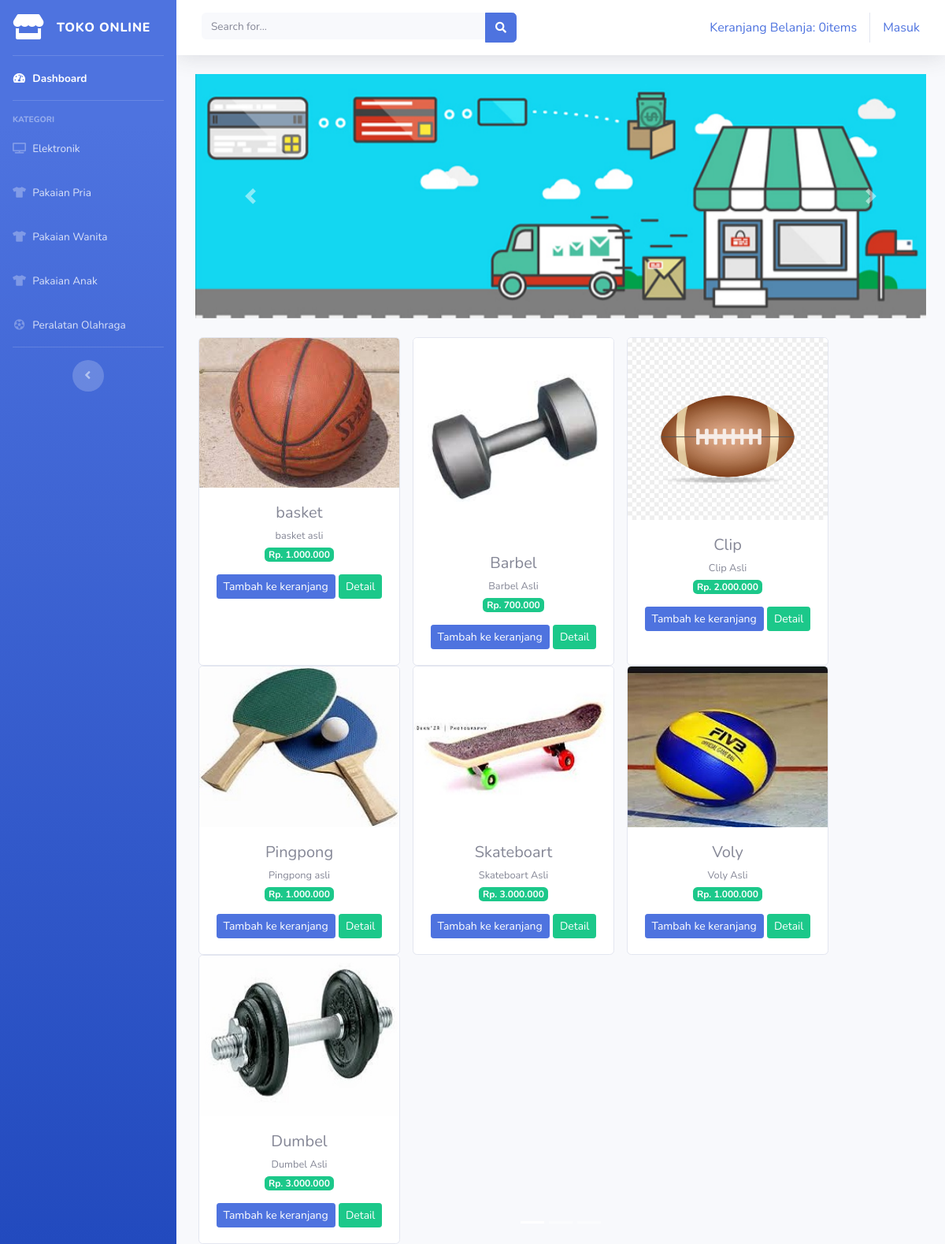
Page /index.php/kategori/peralatan_olahraga on the committed database.
### tables this page shows
CREATE TABLE `tb_barang` (
  `id_brg` int(11) NOT NULL,
  `nama_brg` varchar(120) NOT NULL,
  `keterangan` varchar(225) NOT NULL,
  `kategori` varchar(60) NOT NULL,
  `harga` int(11) NOT NULL,
  `stok` int(4) NOT NULL,
  `gambar` text NOT NULL
);

### application/controllers/kategori.php (called while the page is built, shortened)
<?php
class Kategori extends CI_Controller{
public function peralatan_olahraga()
	{
		$data['peralatan_olahraga'] =$this->model_kategori->data_peralatan_olahraga()->result();
		$this->load->view('templates/header');
		$this->load->view('templates/sidebar');
		$this->load->view('peralatan_olahraga', $data);
		$this->load->view('templates/footer');
	}
}

### index.php (called while the page is built, shortened)
  <?php
require_once BASEPATH.'core/CodeIgniter.php';

### application/models/model_kategori.php (called while the page is built, shortened)
<?php
class Model_kategori extends CI_Model{
public function data_peralatan_olahraga()
	{
		return $this->db->get_where("tb_barang",array('kategori' =>
			'peralatan olahraga'));
}
}

### application/views/peralatan_olahraga.php (the view, shortened to what this page needs)
<div class="container-fluid">
<div id="carouselExampleIndicators" class="carousel slide" data-ride="carousel">
  <ol class="carousel-indicators">
    <li data-target="#carouselExampleIndicators" data-slide-to="0" class="active"></li>
    <li data-target="#carouselExampleIndicators" data-slide-to="1"></li>
    <li data-target="#carouselExampleIndicators" data-slide-to="2"></li>
  </ol>
  <div class="carousel-inner">
    <div class="carousel-item active">
      <img src="<?php echo base_url('assets/img/slider1.jpg') ?>" class="d-block w-100" alt="...">
    </div>
  <a class="carousel-control-prev" href="#carouselExampleIndicators" role="button" data-slide="prev">
    <span class="carousel-control-prev-icon" aria-hidden="true"></span>
  </a>
  <a class="carousel-control-next" href="#carouselExampleIndicators" role="button" data-slide="next">
    <span class="carousel-control-next-icon" aria-hidden="true"></span>
  </a>
</div>
  <div class="row text-center mt-4">
   <?php foreach ($peralatan_olahraga as $brg) : ?>
               <div class="card ml-3" style="width: 16rem;">
              <img src="<?php echo base_url().'/uploads/'. $brg->gambar?>" class="card-img-top" alt="...">
               <div class="card-body">
             <h5 class="card-title mb-1"><?php echo $brg->nama_brg ?></h5>
             <small><?php echo $brg->keterangan ?></small><br>
              <span class="badge badge-success mb-3">Rp. <?php echo number_format($brg->harga, 0,',','.') ?></span>             <?php echo anchor('dashboard/tambah_ke_keranjang/'.$brg->id_brg,'<div class="btn btn-sm btn-primary">Tambah ke keranjang</div>')?>
                      <?php echo anchor('dashboard/detail/'.$brg->id_brg,'<div class="btn btn-sm btn-success">Detail</div>')?>
         </div>
       </div>
       <?php endforeach; ?>
          </div>
         </div>

### rows in the picture
tb_barang: gambar (picture), nama_brg "basket", keterangan "basket asli", harga "1.000.000", id_brg "Tambah ke keranjang", id_brg "Detail"
tb_barang: gambar (picture), nama_brg "Barbel", keterangan "Barbel Asli", harga "700.000", id_brg "Tambah ke keranjang", id_brg "Detail"
tb_barang: gambar (picture), nama_brg "Clip", keterangan "Clip Asli", harga "2.000.000", id_brg "Tambah ke keranjang", id_brg "Detail"
tb_barang: gambar (picture), nama_brg "Pingpong", keterangan "Pingpong asli", harga "1.000.000", id_brg "Tambah ke keranjang", id_brg "Detail"
tb_barang: gambar (picture), nama_brg "Skateboart", keterangan "Skateboart Asli", harga "3.000.000", id_brg "Tambah ke keranjang", id_brg "Detail"
tb_barang: gambar (picture), nama_brg "Voly", keterangan "Voly Asli", harga "1.000.000", id_brg "Tambah ke keranjang", id_brg "Detail"
tb_barang: gambar (picture), nama_brg "Dumbel", keterangan "Dumbel Asli", harga "3.000.000", id_brg "Tambah ke keranjang", id_brg "Detail"

### other values in the picture
anchor ('dashboard/detail_keranjang',$keranjang) "Keranjang Belanja: 0items"
anchor('auth/login','Masuk') "Masuk"
